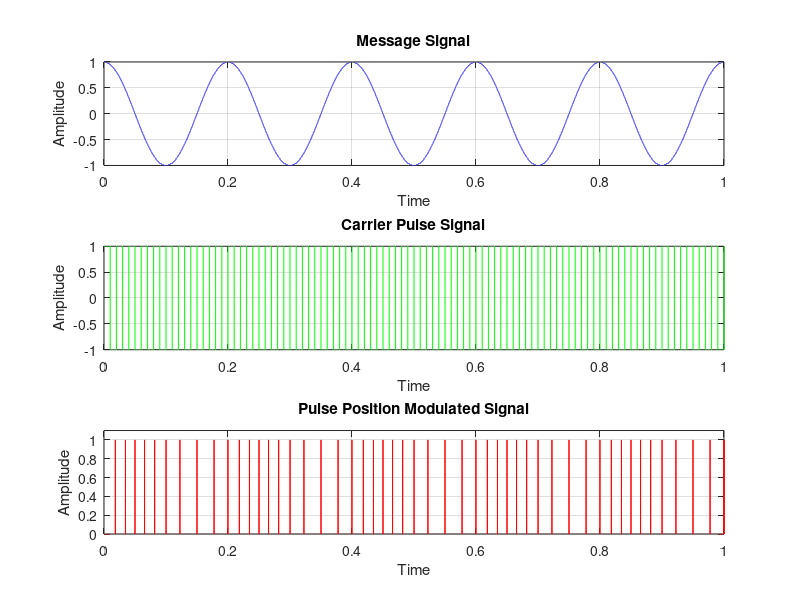

Source code (MATLAB):
% Clear The Workspace

clc;
clearvars;


% Load Signal Package For Octave (Not Neccessary For MATLAB)

pkg load signal;


% Define Time Vector

time = 0:0.00001:1; % Resizing For Avoiding Index Error



% Generating Message Signal

message_amplitude = 1;
message_frequency = 5;

message_signal = message_amplitude .* cos(2 * pi * message_frequency * time);


% Generating Carrier Sawtooth Signal

pulse_frequency = 50;
pulse_angle = 2 * pi * pulse_frequency * time;

carrier_signal = square(pulse_angle) % Generating Square Wave As Carrier


% Generating Pulse Width Modulation Signal

s_tooth = 1.01 * message_amplitude .* sawtooth(pulse_angle);

ppm_signal = [];

for i = 1:length(s_tooth)
  if (message_signal(i) >= s_tooth(i))
    ppm_signal(i) = 1;
  else
    ppm_signal(i) = 0;
  end
  
end

for i = 1:(length(s_tooth) - 1)
  if (ppm_signal(i) == 1 && ppm_signal(i + 1) == 0)
    ppm_signal(i) = 1;
  else
    ppm_signal(i) = 0;
  end
  
 end


% Ploting Signals

subplot(3, 1, 1);
plot(time, message_signal, 'b');
title('Message Signal');
xlabel('Time');
ylabel('Amplitude');
xlim([0, 1]);
grid on;

subplot(3, 1, 2);
plot(time, carrier_signal, 'g');
title('Carrier Pulse Signal');
xlabel('Time');
ylabel('Amplitude');
xlim([0, 1]);
grid on;

subplot(3, 1, 3);
plot(time, ppm_signal, 'r');
title('Pulse Position Modulated Signal');
xlabel('Time');
ylabel('Amplitude');
axis([0 1 0 1.1]);
grid on;



